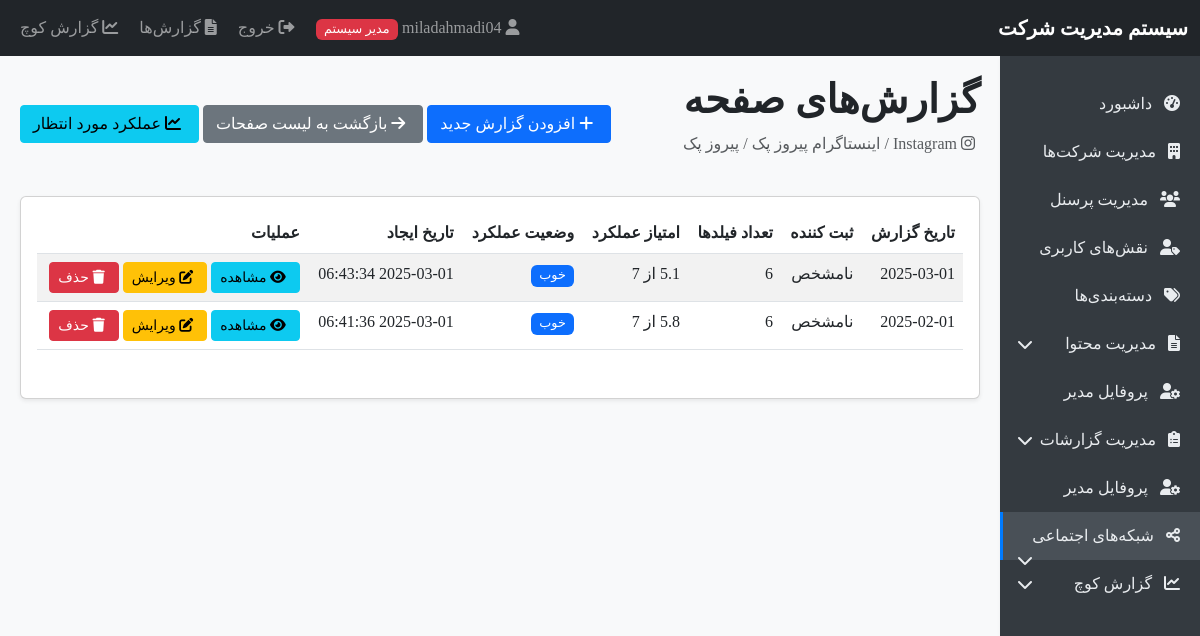
The page /social_report.php?page=1 (signed in) on the database its author committed.
### tables this page shows
CREATE TABLE `social_pages` (
  `id` int(11) NOT NULL,
  `company_id` int(11) NOT NULL,
  `social_network_id` int(11) NOT NULL,
  `page_name` varchar(100) NOT NULL,
  `page_url` varchar(255) NOT NULL,
  `start_date` date NOT NULL,
  `created_at` timestamp NOT NULL DEFAULT current_timestamp()
);

CREATE TABLE `social_networks` (
  `id` int(11) NOT NULL,
  `name` varchar(100) NOT NULL,
  `icon` varchar(100) NOT NULL,
  `created_at` timestamp NOT NULL DEFAULT current_timestamp()
);

CREATE TABLE `companies` (
  `id` int(11) NOT NULL,
  `name` varchar(100) NOT NULL,
  `is_active` tinyint(1) DEFAULT 1,
  `created_at` timestamp NOT NULL DEFAULT current_timestamp()
);

CREATE TABLE `monthly_reports` (
  `id` int(11) NOT NULL,
  `page_id` int(11) NOT NULL,
  `creator_id` int(11) DEFAULT NULL,
  `report_date` date NOT NULL,
  `created_at` timestamp NOT NULL DEFAULT current_timestamp()
);

### functions.php (called while the page is built, shortened)
<?php
function clean($data) {
    $data = trim($data);
    $data = stripslashes($data);
    $data = htmlspecialchars($data);
    return $data;
}
function isAdmin() {
    return isset($_SESSION['user_type']) && $_SESSION['user_type'] === 'admin';
}
function getSocialPage($pageId, $pdo) {
    $stmt = $pdo->prepare("SELECT p.*, s.name as network_name, s.icon as network_icon, c.name as company_name
                          FROM social_pages p
                          JOIN social_networks s ON p.social_network_id = s.id
                          JOIN companies c ON p.company_id = c.id
                          WHERE p.id = ?");
    $stmt->execute([$pageId]);
    return $stmt->fetch();
}

### social_report.php (the view, shortened to what this page needs)
<?php
require_once 'database.php';
require_once 'functions.php';
$pageId = isset($_GET['page']) && is_numeric($_GET['page']) ? clean($_GET['page']) : null;
$page = getSocialPage($pageId, $pdo);
$editReport = null;
$fields = getSocialNetworkFields($page['social_network_id'], $pdo);
$stmt = $pdo->prepare("SELECT r.*,
                     u.username as creator_name,
                     (SELECT COUNT(*) FROM monthly_report_values WHERE report_id = r.id) as value_count,
                     (SELECT AVG(score) FROM report_scores WHERE report_id = r.id) as avg_score
                     FROM monthly_reports r
                     LEFT JOIN admin_users u ON r.creator_id = u.id
                     LEFT JOIN personnel p ON r.creator_id = p.id
                     WHERE r.page_id = ?
                     ORDER BY r.report_date DESC");
$stmt->execute([$pageId]);
$reports = $stmt->fetchAll();
include 'header.php';
?>
<div class="d-flex justify-content-between align-items-center mb-4">
    <div>
        <h1>گزارش‌های صفحه</h1>
        <p class="text-muted">
            <i class="<?php echo $page['network_icon']; ?>"></i>
            <?php echo $page['network_name']; ?> / <?php echo $page['page_name']; ?> / <?php echo $page['company_name']; ?>
        </p>
    </div>
    <div>
        <?php if (!$editReport): ?>
        <button type="button" class="btn btn-primary" data-bs-toggle="modal" data-bs-target="#addReportModal">
            <i class="fas fa-plus"></i> افزودن گزارش جدید
        </button>
        <?php endif; ?>
        <a href="social_pages.php" class="btn btn-secondary">
            <i class="fas fa-arrow-right"></i> بازگشت به لیست صفحات
        </a>
        <a href="expected_performance.php?page=<?php echo $pageId; ?>" class="btn btn-info">
            <i class="fas fa-chart-line"></i> عملکرد مورد انتظار
        </a>
    </div>
</div>
<?php if (empty($fields)): ?>
    <div class="alert alert-warning">
        <i class="fas fa-exclamation-triangle"></i>
        هیچ فیلدی برای این شبکه اجتماعی تعریف نشده است.
        <?php if (isAdmin()): ?>
            <a href="social_network_fields.php?network=<?php echo $page['social_network_id']; ?>" class="alert-link">
                مدیریت فیلدها
            </a>
        <?php endif; ?>
    </div>
<?php else: ?>
    <div class="card">
        <div class="card-body">
            <?php if (count($reports) > 0): ?>
                <div class="table-responsive">
                    <table class="table table-striped">
                        <thead>
                            <tr>
                                <th>تاریخ گزارش</th>
                                <th>ثبت کننده</th>
                                <th>تعداد فیلدها</th>
                                <th>امتیاز عملکرد</th>
                                <th>وضعیت عملکرد</th>
                                <th>تاریخ ایجاد</th>
                                <th>عملیات</th>
                            </tr>
                        </thead>
                        <tbody>
                            <?php foreach ($reports as $report): ?>
                                <tr>
                                    <td><?php echo $report['report_date']; ?></td>
                                    <td>
                                        <?php echo $report['creator_name'] ?: 'نامشخص'; ?>
                                    </td>
                                    <td><?php echo $report['value_count']; ?></td>
                                    <td>
                                        <?php if ($report['avg_score']): ?>
                                            <?php echo number_format($report['avg_score'], 1); ?> از 7
                                        <?php else: ?>
                                            <span class="text-muted">محاسبه نشده</span>
                                        <?php endif; ?>
                                    </td>
                                    <td>
                                        <?php
                                            if ($report['avg_score']) {
                                                if ($report['avg_score'] >= 6) {
                                                    echo '<span class="badge bg-success">عالی</span>';
                                                } elseif ($report['avg_score'] >= 5) {
                                                    echo '<span class="badge bg-primary">خوب</span>';
                                                } elseif ($report['avg_score'] >= 3.5) {
                                                    echo '<span class="badge bg-warning">متوسط</span>';
                                                } else {
                                                    echo '<span class="badge bg-danger">ضعیف</span>';
                                                }
                                            } else {
                                                echo '<span class="badge bg-secondary">نامشخص</span>';
                                            }
                                        ?>
                                    </td>
                                    <td><?php echo $report['created_at']; ?></td>
                                    <td>
                                        <a href="view_social_report.php?report=<?php echo $report['id']; ?>" class="btn btn-sm btn-info">
                                            <i class="fas fa-eye"></i> مشاهده
                                        </a>
                                        <?php if (isAdmin() || (isset($report['creator_id']) && $report['creator_id'] == $_SESSION['user_id'])): ?>
                                            <a href="?page=<?php echo $pageId; ?>&edit=<?php echo $report['id']; ?>" class="btn btn-sm btn-warning">
                                                <i class="fas fa-edit"></i> ویرایش
                                            </a>
                                            <a href="?page=<?php echo $pageId; ?>&delete=<?php echo $report['id']; ?>"
                                               class="btn btn-sm btn-danger"
                                               onclick="return confirm('آیا از حذف این گزارش اطمینان دارید؟')">
                                                <i class="fas fa-trash"></i> حذف
                                            </a>
                                        <?php endif; ?>
                                    </td>
                                </tr>
                            <?php endforeach; ?>
                        </tbody>
                    </table>
                </div>
            <?php endif; ?>
        </div>
    </div>
<?php endif; ?>
<?php include 'footer.php'; ?>

### header.php (style rules this page uses)
body { font-family: Tahoma, Arial, sans-serif; background-color: #f8f9fa; }
.badge { font-size: 80%; font-weight: normal; }
.card { box-shadow: 0 0.125rem 0.25rem rgba(0, 0, 0, 0.075); margin-bottom: 1.5rem; }
.btn { border-radius: 0.25rem; }
.btn-sm { padding: 0.25rem 0.5rem; font-size: 0.875rem; }
.fas, .fab { margin-right: 5px; }
.table-responsive { margin-bottom: 1rem; }

### rows shown on the page
social_pages: social_network.name "Instagram", page_name "اینستاگرام پیروز پک", company.name "پیروز پک"
monthly_reports: report_date "2025-03-01", creator_name "نامشخص", value_count "6", created_at "2025-03-01 06:43:34"
monthly_reports: report_date "2025-02-01", creator_name "نامشخص", value_count "6", created_at "2025-03-01 06:41:36"

### other values the page prints
$_SESSION['username'] "miladahmadi04"
